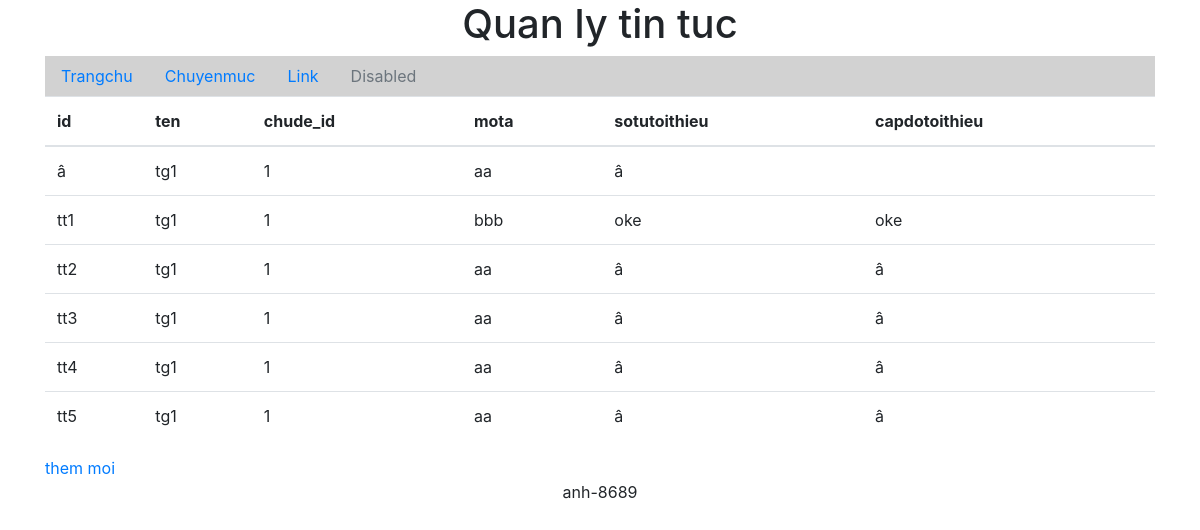
The app's page /tintuc.php?id=1 with its own data.
### tables this page shows
CREATE TABLE `tintuc` (
  `id` varchar(32) NOT NULL,
  `tacgia_id` varchar(32) NOT NULL,
  `chuyenmuc_id` int(11) NOT NULL,
  `tieude` varchar(255) NOT NULL,
  `motangan` varchar(500) NOT NULL,
  `noidung` text NOT NULL
);

### tintuc.php (the view, shortened to what this page needs)
<?php
    include'connect.php';
    $id_chuyenmuc = $_GET['id'];
    if(empty($_POST['submit'])){
        $sql="select * from tintuc where chuyenmuc_id = '$id_chuyenmuc'";
        $stmt = $conn->prepare($sql);
        $query=$stmt->execute();
        $result = array();
        while($row = $stmt->fetch(PDO::FETCH_ASSOC)){
            $result[]=$row;
        }
    }
?>
<!DOCTYPE html>
<html lang="en">
<head>
    <link rel="stylesheet" href="https://cdn.jsdelivr.net/npm/bootstrap@4.0.0/dist/css/bootstrap.min.css"
>
</head>
<body>
    <header style="text-align: center">
        <h1><img style="height: 50px"
                alt="">Quan ly tin tuc</h1>
    </header>
    <content>
        <div class="container">
            <ul style="background-color:#d2d2d2" class="nav">
                <li class="nav-item">
                    <a class="nav-link active" href="layout.php">Trangchu</a>
                </li>
                <li class="nav-item">
                    <a class="nav-link" href="chuyenmuc.php">Chuyenmuc</a>
                </li>
                <li class="nav-item">
                    <a class="nav-link" href="#">Link</a>
                </li>
                <li class="nav-item">
                    <a class="nav-link disabled" href="#">Disabled</a>
                </li>
            </ul>
            <table class="table">
                <thead>
                    <tr>
                        <th scope="col">id</th>
                        <th scope="col">ten</th>
                        <th scope="col">chude_id</th>
                        <th scope="col">mota</th>
                        <th scope="col">sotutoithieu</th>
                        <th scope="col">capdotoithieu</th>
                    </tr>
                </thead>
                <tbody>
                    <?php foreach($result as $items): ?>
                    <tr>
                        <td><?php echo $items['id'] ?></td>
                        <td><?php echo $items['tacgia_id'] ?></td>
                        <td><?php echo $items['chuyenmuc_id'] ?></td>
                        <td><?php echo $items['tieude'] ?></td>
                        <td><?php echo $items['motangan'] ?></td>
                        <td><?php echo $items['noidung'] ?></td>
                    </tr>
                    <?php endforeach; ?>
                </tbody>
            </table>
            <a href="addtintuc.php?id=<?php echo $id_chuyenmuc ?>"> them moi</a>
        </div>
    </content>
    <footer style="text-align: center">anh-8689</footer>
</body>
</html>

### records on screen
tintuc: id "â", tacgia "tg1", chuyenmuc "1", tieude "aa", motangan "â"
tintuc: id "tt1", tacgia "tg1", chuyenmuc "1", tieude "bbb", motangan "oke", noidung "oke"
tintuc: id "tt2", tacgia "tg1", chuyenmuc "1", tieude "aa", motangan "â", noidung "â"
tintuc: id "tt3", tacgia "tg1", chuyenmuc "1", tieude "aa", motangan "â", noidung "â"
tintuc: id "tt4", tacgia "tg1", chuyenmuc "1", tieude "aa", motangan "â", noidung "â"
tintuc: id "tt5", tacgia "tg1", chuyenmuc "1", tieude "aa", motangan "â", noidung "â"
